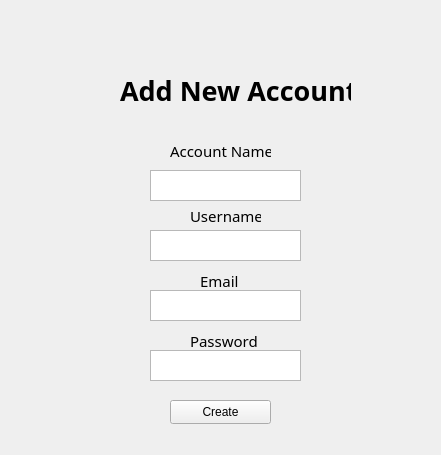
<?xml version="1.0" encoding="UTF-8"?>
<ui version="4.0">
 <class>Widget</class>
 <widget class="QWidget" name="Widget">
  <property name="geometry">
   <rect>
    <x>0</x>
    <y>0</y>
    <width>441</width>
    <height>455</height>
   </rect>
  </property>
  <property name="windowTitle">
   <string>Widget</string>
  </property>
  <widget class="QLabel" name="label_4">
   <property name="geometry">
    <rect>
     <x>190</x>
     <y>330</y>
     <width>71</width>
     <height>21</height>
    </rect>
   </property>
   <property name="font">
    <font>
     <family>Corbel</family>
     <pointsize>11</pointsize>
    </font>
   </property>
   <property name="text">
    <string>Password</string>
   </property>
  </widget>
  <widget class="QLabel" name="label_3">
   <property name="geometry">
    <rect>
     <x>190</x>
     <y>200</y>
     <width>71</width>
     <height>31</height>
    </rect>
   </property>
   <property name="font">
    <font>
     <family>Corbel</family>
     <pointsize>11</pointsize>
    </font>
   </property>
   <property name="text">
    <string>Username</string>
   </property>
  </widget>
  <widget class="QTextEdit" name="textEdit">
   <property name="geometry">
    <rect>
     <x>150</x>
     <y>170</y>
     <width>151</width>
     <height>31</height>
    </rect>
   </property>
  </widget>
  <widget class="QPushButton" name="pushCreate">
   <property name="geometry">
    <rect>
     <x>170</x>
     <y>400</y>
     <width>101</width>
     <height>24</height>
    </rect>
   </property>
   <property name="text">
    <string>Create</string>
   </property>
  </widget>
  <widget class="QTextEdit" name="textEdit_3">
   <property name="geometry">
    <rect>
     <x>150</x>
     <y>350</y>
     <width>151</width>
     <height>31</height>
    </rect>
   </property>
  </widget>
  <widget class="QLabel" name="label">
   <property name="geometry">
    <rect>
     <x>120</x>
     <y>50</y>
     <width>231</width>
     <height>81</height>
    </rect>
   </property>
   <property name="font">
    <font>
     <family>Corbel</family>
     <pointsize>20</pointsize>
     <weight>75</weight>
     <bold>true</bold>
    </font>
   </property>
   <property name="mouseTracking">
    <bool>true</bool>
   </property>
   <property name="text">
    <string>Add New Account</string>
   </property>
   <property name="scaledContents">
    <bool>true</bool>
   </property>
  </widget>
  <widget class="QLabel" name="label_5">
   <property name="geometry">
    <rect>
     <x>200</x>
     <y>270</y>
     <width>41</width>
     <height>21</height>
    </rect>
   </property>
   <property name="font">
    <font>
     <family>Corbel</family>
     <pointsize>11</pointsize>
    </font>
   </property>
   <property name="text">
    <string>Email</string>
   </property>
  </widget>
  <widget class="QTextEdit" name="textEdit_4">
   <property name="geometry">
    <rect>
     <x>150</x>
     <y>290</y>
     <width>151</width>
     <height>31</height>
    </rect>
   </property>
  </widget>
  <widget class="QTextEdit" name="textEdit_2">
   <property name="geometry">
    <rect>
     <x>150</x>
     <y>230</y>
     <width>151</width>
     <height>31</height>
    </rect>
   </property>
  </widget>
  <widget class="QLabel" name="label_2">
   <property name="geometry">
    <rect>
     <x>170</x>
     <y>140</y>
     <width>101</width>
     <height>21</height>
    </rect>
   </property>
   <property name="font">
    <font>
     <family>Corbel</family>
     <pointsize>11</pointsize>
    </font>
   </property>
   <property name="text">
    <string>Account Name</string>
   </property>
  </widget>
 </widget>
 <resources/>
 <connections/>
</ui>
